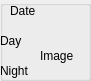
<?xml version="1.0" encoding="UTF-8"?>
<ui version="4.0">
 <class>oneDay</class>
 <widget class="QWidget" name="oneDay">
  <property name="geometry">
   <rect>
    <x>0</x>
    <y>0</y>
    <width>91</width>
    <height>81</height>
   </rect>
  </property>
  <property name="minimumSize">
   <size>
    <width>90</width>
    <height>81</height>
   </size>
  </property>
  <property name="maximumSize">
   <size>
    <width>91</width>
    <height>82</height>
   </size>
  </property>
  <property name="windowTitle">
   <string>Form</string>
  </property>
  <widget class="QGroupBox" name="groupBox">
   <property name="geometry">
    <rect>
     <x>0</x>
     <y>0</y>
     <width>91</width>
     <height>81</height>
    </rect>
   </property>
   <property name="title">
    <string/>
   </property>
   <widget class="QLabel" name="dateMonth">
    <property name="geometry">
     <rect>
      <x>10</x>
      <y>0</y>
      <width>71</width>
      <height>21</height>
     </rect>
    </property>
    <property name="text">
     <string>Date</string>
    </property>
   </widget>
   <widget class="QLabel" name="deqrMothDay">
    <property name="geometry">
     <rect>
      <x>0</x>
      <y>30</y>
      <width>31</width>
      <height>21</height>
     </rect>
    </property>
    <property name="text">
     <string>Day</string>
    </property>
   </widget>
   <widget class="QLabel" name="FrameMonth">
    <property name="geometry">
     <rect>
      <x>40</x>
      <y>30</y>
      <width>51</width>
      <height>51</height>
     </rect>
    </property>
    <property name="text">
     <string>Image</string>
    </property>
   </widget>
   <widget class="QLabel" name="DeqrNightMonht">
    <property name="geometry">
     <rect>
      <x>0</x>
      <y>60</y>
      <width>31</width>
      <height>21</height>
     </rect>
    </property>
    <property name="text">
     <string>Night</string>
    </property>
   </widget>
  </widget>
 </widget>
 <resources/>
 <connections/>
</ui>
